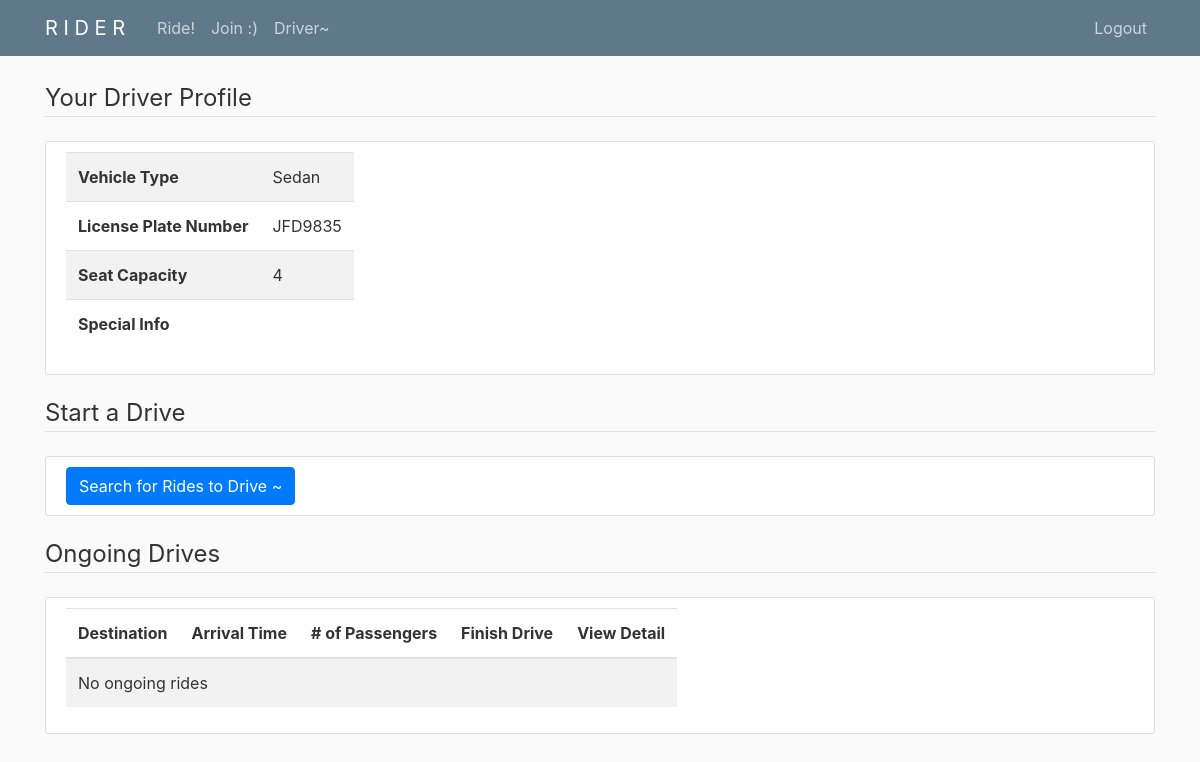
Screenshot of /driver/ (signed in) with the database file from the repository.
### rider/models.py (models this page shows, shortened)
class Driver(models.Model):
    userID = models.OneToOneField(User, on_delete=models.CASCADE)
    vehicleType = models.CharField(max_length=100)
    licensePlateNumber = models.CharField(max_length=10)
    seatCapacity = models.PositiveIntegerField()
    specialVehicleInfo = models.TextField(blank=True)

### rider/views.py (the view, shortened to what this page needs)
# urls.py: path('driver/', views.driver, name='rider-driver'),
@login_required
def driver(request):
    driver = Driver.objects.filter(userID=request.user).first()
    if not driver:
        if request.method == 'POST':
            form = DriverRegistrationForm(request.POST)
            if form.is_valid():
                driver = form.save(commit=False)
                driver.userID = request.user
                driver.save()
                return redirect('rider-driver')
        form = DriverRegistrationForm()
        return render(request, 'rider/driver_registration.html', {'form': form})
    else:
        def getOpenRides(user):
            d = Driver.objects.get(userID=user)
            open_rides = Order.objects.filter(
                status='O', totalPartySize__lte=d.seatCapacity)
            open_rides = open_rides.filter(
                vehicleType=d.vehicleType) | open_rides.filter(vehicleType='')
            open_rides = open_rides.filter(
                specialRequest=d.specialVehicleInfo) | open_rides.filter(specialRequest='')
            return open_rides
        def getOnGoingRides(user):
            d = Driver.objects.get(userID=user)
            on_going_rides = Order.objects.filter(status='C', driverID=d)
            return on_going_rides
        if request.method == 'GET':
            if request.GET.get('showresults', None):
                open_rides = getOpenRides(request.user)
            else:
                open_rides = None
            ongoing_rides = getOnGoingRides(request.user)
            return render(request, 'rider/driver.html', {
                'driver': driver,
                'open_rides': open_rides,
                'ongoing_rides': ongoing_rides}
            )

### rider/templates/rider/driver.html (shortened to what this page needs)
{% extends 'rider/base.html' %}
{% block content %}
<legend class="border-bottom mb-4">Your Driver Profile</legend>
<article class="media content-section">
    <div class="media-body">
        <table class="table table-striped table-hover table-responsive">
            <tr>
                <th>Vehicle Type</th>
                <td>{{ driver.vehicleType }}</td>
            </tr>
            <tr>
                <th>License Plate Number</th>
                <td>{{ driver.licensePlateNumber }}</td>
            </tr>
            <tr>
                <th>Seat Capacity</th>
                <td>{{ driver.seatCapacity }}</td>
            </tr>
            <tr>
                <th>Special Info</th>
                <td>{{ driver.specialInfo }}</td>
            </tr>
        </table>
    </div>
</article>
<legend class="border-bottom mb-4">Start a Drive</legend>
<article class="media content-section">
    <div class="media-body">
        <form method="get">
            <button type="submit" class="btn btn-primary">
                Search for Rides to Drive ~
            </button>
        </form>
    </div>
</article>
<legend class="border-bottom mb-4">Ongoing Drives</legend>
<article class="media content-section">
    <div class="media-body">
        {% if ongoing_rides is not None %}
        <table class="table table-striped table-hover table-responsive">
            <thead>
                <tr>
                    <th>Destination</th>
                    <th>Arrival Time</th>
                    <th># of Passengers</th>
                    <th>Finish Drive</th>
                    <th>View Detail</th>
                </tr>
            </thead>
            <tbody>
                {% for ride in ongoing_rides %}
                <tr>
                    <td>{{ ride.destAddr }}</td>
                    <td>{{ ride.reqArrvDateTime }}</td>
                    <td>{{ ride.totalPartySize }}</td>
                    <td>
                        <form method="post">
                            {% csrf_token %}
                            <input type="hidden" name="finish_ride" value="{{ ride.id }}">
                            <button type="submit" class="btn btn-primary">
                                Finish Drive
                            </button>
                        </form>
                    </td>
                    <td>
                        <form method="get" action="/ride_details">
                            <input type="hidden" name="rideid" value="{{ ride.id }}">
                            <button type="submit" class="btn btn-primary">
                                View Detail
                            </button>
                        </form>
                    </td>
                </tr>
                {% empty %}
                <tr>
                    <td colspan="5">No ongoing rides</td>
                </tr>
                {% endfor %}
            </tbody>
        </table>
        {% endif %}
    </div>
</article>
{% endblock %}

### rider/static/rider/main.css (style rules this page uses)
body { background: #fafafa; color: #333333; margin-top: 5rem; }
.content-section { background: #ffffff; padding: 10px 20px; border: 1px solid #dddddd; border-radius: 3px; margin-bottom: 20px; }

### rows the page displays
Driver: vehicleType "Sedan", licensePlateNumber "JFD9835", seatCapacity "4"
